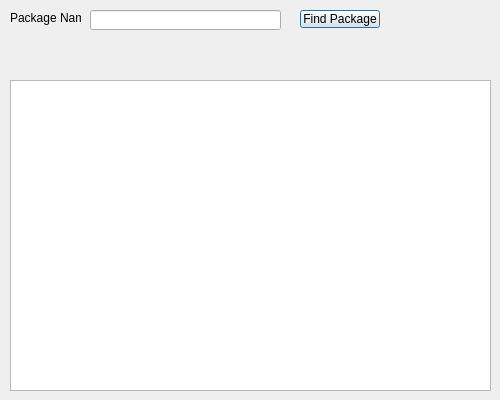
<?xml version="1.0" encoding="UTF-8"?>
<ui version="4.0">
 <class>FindPackage</class>
 <widget class="QDialog" name="FindPackage">
  <property name="geometry">
   <rect>
    <x>0</x>
    <y>0</y>
    <width>500</width>
    <height>400</height>
   </rect>
  </property>
  <property name="maximumSize">
   <size>
    <width>500</width>
    <height>400</height>
   </size>
  </property>
  <property name="windowTitle">
   <string>Find Package</string>
  </property>
  <widget class="QLabel" name="label">
   <property name="geometry">
    <rect>
     <x>10</x>
     <y>10</y>
     <width>71</width>
     <height>16</height>
    </rect>
   </property>
   <property name="text">
    <string>Package Name</string>
   </property>
  </widget>
  <widget class="QLineEdit" name="txtPackageName">
   <property name="geometry">
    <rect>
     <x>90</x>
     <y>10</y>
     <width>191</width>
     <height>20</height>
    </rect>
   </property>
  </widget>
  <widget class="QPushButton" name="btnFindPackage">
   <property name="geometry">
    <rect>
     <x>300</x>
     <y>10</y>
     <width>80</width>
     <height>18</height>
    </rect>
   </property>
   <property name="text">
    <string>Find Package</string>
   </property>
  </widget>
  <widget class="QTableView" name="tableView">
   <property name="geometry">
    <rect>
     <x>10</x>
     <y>80</y>
     <width>481</width>
     <height>311</height>
    </rect>
   </property>
  </widget>
 </widget>
 <resources/>
 <connections/>
</ui>
